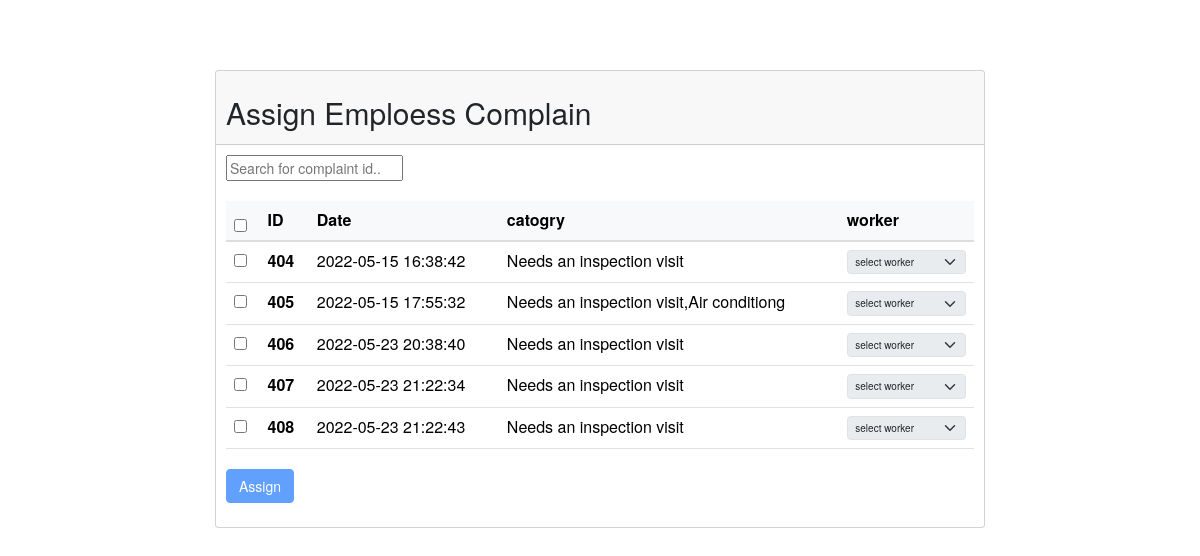
Screenshot of /pages/Assignpagelastone/AssignMod/anothercopyassign.php with the database file from the repository.
### tables this page shows
CREATE TABLE `complaint` (
  `complaintId` int(11) NOT NULL,
  `date` timestamp NOT NULL DEFAULT current_timestamp(),
  `category` varchar(50) NOT NULL,
  `status` varchar(20) NOT NULL DEFAULT 'Not Processed',
  `description` varchar(500) DEFAULT NULL,
  `images` text DEFAULT NULL,
  `roomNum` varchar(8) NOT NULL,
  `idofuser` int(4) NOT NULL
);

### pages/Assignpagelastone/AssignMod/anothercopyassign.php (the view, shortened to what this page needs)
<link rel="stylesheet" href="https://cdn.jsdelivr.net/npm/bootstrap-select@1.13.14/dist/css/bootstrap-select.min.css">
<link href="bootstrap5/css/bootstrap.min.css" rel="stylesheet">
<link href="https://cdn.datatables.net/1.10.16/css/jquery.dataTables.min.css" rel="stylesheet"/>
<link rel="stylesheet" href="http://netdna.bootstrapcdn.com/bootstrap/3.3.2/css/bootstrap.min.css">
  <?php
  $servername = "localhost";
  $username = "root";
  $password = "";
  $conn = mysqli_connect($servername, $username, $password,"muqu");
$qury="select complaintid , date , category from complaint where status='Not Processed'";
$result = $conn->query($qury);
 ?>
	<header class="navbar navbar-expand-md navbar-dark bd-navbar" > </header>
	<div class="container-fluid">
		<div class="row justify-content-center ">
			<div class="col-md-8">
			<div class="card text-left">
			  <div class="card-header">
				<h2> Assign Emploess Complain</h2>
			  </div>
			  <div class="card-body">
				 <form  id="form" name ="myFormName" action ="anothercopyassign.php" method="POST" class="row g-3 needs-validation" novalidate>
									<div class="col col-md-12">
				<input type="text" id="myInput" onkeyup="myFunction()" placeholder="Search for complaint id.." >
				<br/>
				<br/>
				  <table  id="myTable" class="table" >
				  <thead class="table-light">
					<tr>
					 <th><input type="checkbox"  value="bar1" onClick="toggle(this)"  /></th>
					 <th>ID</th>
					 <th>Date</th>
					 <th>catogry</th>
					 <th>worker</th>
				   </tr>
				  </thead>
				  <tbody>
				<?php
					while($row=$result->fetch_assoc()){
						echo"<tr>";
						echo"<td> <input type='checkbox'  class='box' name='box_".$row["complaintid"]."' id='box_".$row["complaintid"]."' onchange='callFunction()' onclick='mycomplaininfo();enable(this);chk(this)' /></td>";
            echo'
             <td name=name_"'.$row["complaintid"].'">
             <button id="YourID" type="button" name='.$row["complaintid"].' value='.$row["complaintid"].'
              class="xc" data-toggle="modal" data-target="#exampleModal"
               onclick="selectRoomNum(this)"><b>
             '.$row["complaintid"].'</b></button></td>';
						echo"<td>".$row["date"]."</td>";
						echo"<td>".$row["category"]."</td>";
						echo"<td> <select  class='form-select' id='SelectPicker_".$row["complaintid"]."' name='SelectPicker_".$row["complaintid"]."' disabled>";
						echo "<option value='0' class='fs-4'  >select worker </option>";
					 echo"</select></td>";
					 echo"</tr>";
				}
				  ?>
				  </tbody>
				  </table>
					<input type="submit" value="Assign" class="btn btn-primary" disabled id="Assign" onclick="validateMyForm(event);">
				</div>
					 </form>
					</div>
				</div>
			</div>
		</div>
	</div>

### pages/Assignpagelastone/AssignMod/anothercopyassign.php (style rules this page uses)
.xc { padding: 0; border: none; background: none; }

### rows the page displays
complaint: complaintId "404", date "2022-05-15 16:38:42", category "Needs an inspection visit", complaintId "select worker"
complaint: complaintId "405", date "2022-05-15 17:55:32", category "Needs an inspection visit,Air conditiong", complaintId "select worker"
complaint: complaintId "406", date "2022-05-23 20:38:40", category "Needs an inspection visit", complaintId "select worker"
complaint: complaintId "407", date "2022-05-23 21:22:34", category "Needs an inspection visit", complaintId "select worker"
complaint: complaintId "408", date "2022-05-23 21:22:43", category "Needs an inspection visit", complaintId "select worker"
